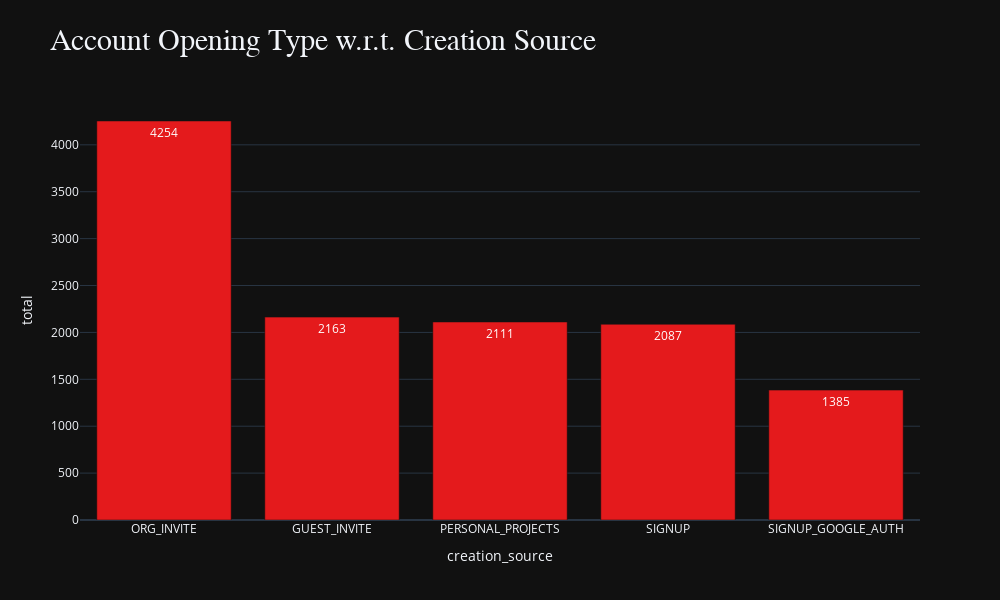

The code cell stored with this chart in its notebook:
### Code cell
fig = px.bar(
    account_opening_reasons,
    x='creation_source',
    y='total',
    title='Account Opening Type w.r.t. Creation Source',
    text_auto=True,
    template='plotly_dark',
    color_discrete_sequence=px.colors.qualitative.Set1
)

fig.update_layout(
    height=600,
    width=1000,
    title=dict(
        font=dict(
            size=30,
            family='Time New Roman'
        )
    )
)

fig.show()

### Figure 1 — Plotly figure (JSON) as saved in the notebook; plotly's stock layout.template omitted (floating-point values rounded to 4 significant figures)
{"data": [{"alignmentgroup": "True", "hovertemplate": "creation_source=%{x}<br>total=%{y}<extra></extra>", "legendgroup": "", "marker": {"color": "rgb(228,26,28)", "pattern": {"shape": ""}}, "name": "", "offsetgroup": "", "orientation": "v", "showlegend": false, "textposition": "auto", "texttemplate": "%{y}", "type": "bar", "x": ["ORG_INVITE", "GUEST_INVITE", "PERSONAL_PROJECTS", "SIGNUP", "SIGNUP_GOOGLE_AUTH"], "xaxis": "x", "y": [4254, 2163, 2111, 2087, 1385], "yaxis": "y"}], "layout": {"barmode": "relative", "height": 600, "legend": {"tracegroupgap": 0}, "title": {"font": {"family": "Time New Roman", "size": 30}, "text": "Account Opening Type w.r.t. Creation Source"}, "width": 1000, "xaxis": {"anchor": "y", "domain": [0, 1], "title": {"text": "creation_source"}}, "yaxis": {"anchor": "x", "domain": [0, 1], "title": {"text": "total"}}}}
